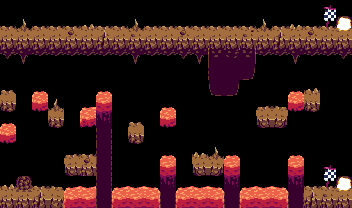

Tiled map render using the project's own tile images. Description and the whole map definition, tile-layer contents included, below:
An orthogonal 22x13 tile map with 16x16 px tiles, 1 tile layer (Tile Layer 1).

<map version="1.2" tiledversion="1.2.3" orientation="orthogonal" renderorder="right-down" width="22" height="13" tilewidth="16" tileheight="16" infinite="0" nextlayerid="2" nextobjectid="1">
 <tileset firstgid="1" name="tileset" tilewidth="16" tileheight="16" tilecount="70" columns="7">
  <image source="tileset.png" width="112" height="160" />
 </tileset>
 <layer id="1" name="Tile Layer 1" width="22" height="13">
  <data encoding="csv">
0,0,0,0,0,0,0,0,0,0,0,0,0,0,0,0,0,0,0,0,27,0,
2,17,2,2,36,18,37,2,17,2,2,36,2,2,2,38,17,37,2147483666,36,34,7,
9,9,9,9,43,9,44,9,45,9,9,43,9,9,9,45,9,44,9,43,9,9,
25,24,23,23,23,23,23,23,24,23,23,25,24,15,16,2147483663,23,23,24,23,23,25,
0,0,0,0,0,0,0,0,0,0,0,0,0,50,22,2147483703,0,0,0,0,0,0,
21,0,60,0,0,0,60,0,0,0,0,0,0,55,2147483703,0,0,0,60,18,0,0,
28,0,67,2147483665,0,57,13,0,0,0,60,0,0,0,0,0,3,2147483651,67,28,0,0,
60,0,0,28,0,64,20,0,21,0,67,0,0,0,0,0,10,2147483658,0,0,0,0,
67,0,0,0,0,0,51,0,28,0,0,0,0,0,0,0,0,0,0,0,0,0,
0,0,0,0,3,36,51,0,0,0,60,0,2147483666,17,60,0,0,0,60,0,0,0,
0,0,0,0,10,43,51,0,0,0,13,0,10,2147483658,13,0,0,0,13,0,27,0,
18,14,37,2147483649,5,6,51,5,6,2147483653,20,5,6,2147483653,20,5,6,2147483653,20,37,34,7,
9,9,44,2147483656,12,13,51,12,13,2147483660,51,12,13,2147483660,51,12,13,2147483660,51,44,45,9
</data>
 </layer>
</map>
